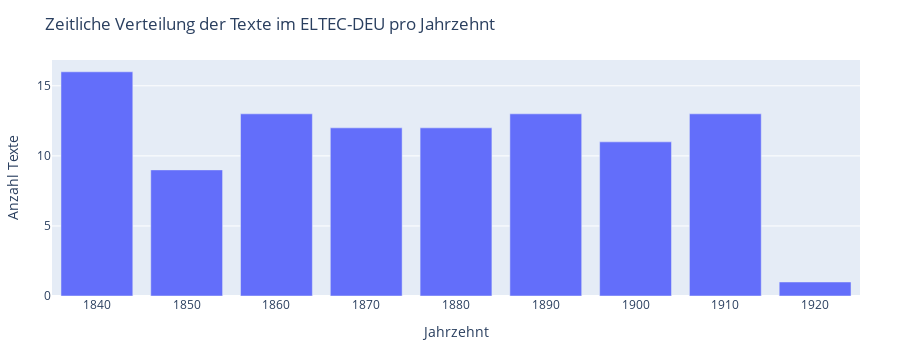

Here is the notebook cell this chart was saved with:
### Code cell
# Visualisierung der Dekadenverteilung (Textanzahl pro Dekade)
fig_decade = px.bar(
    x=decade_counts.index.astype(str),
    y=decade_counts.values,
    labels={
        "x": "Jahrzehnt",
        "y": "Anzahl Texte"
    },
    title="Zeitliche Verteilung der Texte im ELTEC-DEU pro Jahrzehnt"
)

fig_decade.update_layout(
    height=350,
    margin=dict(l=40, r=40, t=60, b=40),
)

fig_decade.show()

### Figure 1 — Plotly figure (JSON) as saved in the notebook; plotly's stock layout.template omitted (floating-point values rounded to 4 significant figures)
{"data": [{"hovertemplate": "Jahrzehnt=%{x}<br>Anzahl Texte=%{y}<extra></extra>", "legendgroup": "", "marker": {"color": "#636efa", "pattern": {"shape": ""}}, "name": "", "orientation": "v", "showlegend": false, "textposition": "auto", "type": "bar", "x": ["1840", "1850", "1860", "1870", "1880", "1890", "1900", "1910", "1920"], "xaxis": "x", "y": [16, 9, 13, 12, 12, 13, 11, 13, 1], "yaxis": "y"}], "layout": {"barmode": "relative", "height": 350, "legend": {"tracegroupgap": 0}, "margin": {"b": 40, "l": 40, "r": 40, "t": 60}, "title": {"text": "Zeitliche Verteilung der Texte im ELTEC-DEU pro Jahrzehnt"}, "xaxis": {"anchor": "y", "domain": [0, 1], "title": {"text": "Jahrzehnt"}}, "yaxis": {"anchor": "x", "domain": [0, 1], "title": {"text": "Anzahl Texte"}}}}
